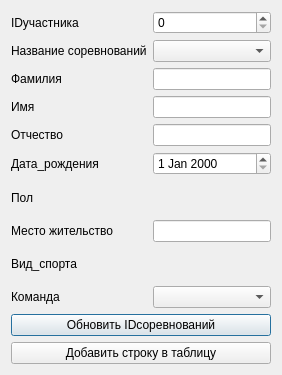
<?xml version="1.0" encoding="UTF-8"?>
<ui version="4.0">
 <class>dobavit_ucha</class>
 <widget class="QDialog" name="dobavit_ucha">
  <property name="geometry">
   <rect>
    <x>0</x>
    <y>0</y>
    <width>282</width>
    <height>375</height>
   </rect>
  </property>
  <property name="windowTitle">
   <string>Dialog</string>
  </property>
  <layout class="QGridLayout" name="gridLayout">
   <item row="1" column="1">
    <widget class="QComboBox" name="comboBox"/>
   </item>
   <item row="7" column="1">
    <widget class="QLineEdit" name="lineEdit_5"/>
   </item>
   <item row="8" column="0">
    <widget class="QLabel" name="label_9">
     <property name="text">
      <string>Вид_спорта</string>
     </property>
    </widget>
   </item>
   <item row="2" column="0">
    <widget class="QLabel" name="label_3">
     <property name="text">
      <string>Фамилия</string>
     </property>
    </widget>
   </item>
   <item row="1" column="0">
    <widget class="QLabel" name="label_2">
     <property name="text">
      <string>Название соревнований</string>
     </property>
    </widget>
   </item>
   <item row="6" column="0">
    <widget class="QLabel" name="label_7">
     <property name="text">
      <string>Пол</string>
     </property>
    </widget>
   </item>
   <item row="9" column="0">
    <widget class="QLabel" name="label_10">
     <property name="text">
      <string>Команда</string>
     </property>
    </widget>
   </item>
   <item row="4" column="1">
    <widget class="QLineEdit" name="lineEdit_3"/>
   </item>
   <item row="0" column="0">
    <widget class="QLabel" name="label">
     <property name="text">
      <string>IDучастника</string>
     </property>
    </widget>
   </item>
   <item row="5" column="1">
    <widget class="QDateEdit" name="dateEdit"/>
   </item>
   <item row="0" column="1">
    <widget class="QSpinBox" name="spinBox">
     <property name="maximum">
      <number>999999999</number>
     </property>
    </widget>
   </item>
   <item row="4" column="0">
    <widget class="QLabel" name="label_5">
     <property name="text">
      <string>Отчество</string>
     </property>
    </widget>
   </item>
   <item row="7" column="0">
    <widget class="QLabel" name="label_8">
     <property name="text">
      <string>Место жительство</string>
     </property>
    </widget>
   </item>
   <item row="2" column="1">
    <widget class="QLineEdit" name="lineEdit"/>
   </item>
   <item row="3" column="0">
    <widget class="QLabel" name="label_4">
     <property name="text">
      <string>Имя</string>
     </property>
    </widget>
   </item>
   <item row="10" column="0" colspan="2">
    <widget class="QPushButton" name="pushButton">
     <property name="text">
      <string>Обновить IDсоревнований</string>
     </property>
    </widget>
   </item>
   <item row="3" column="1">
    <widget class="QLineEdit" name="lineEdit_2"/>
   </item>
   <item row="5" column="0">
    <widget class="QLabel" name="label_6">
     <property name="text">
      <string>Дата_рождения</string>
     </property>
    </widget>
   </item>
   <item row="11" column="0" colspan="2">
    <widget class="QPushButton" name="pushButton_2">
     <property name="text">
      <string>Добавить строку в таблицу</string>
     </property>
    </widget>
   </item>
   <item row="8" column="1">
    <widget class="QLabel" name="label_11">
     <property name="text">
      <string/>
     </property>
    </widget>
   </item>
   <item row="6" column="1">
    <widget class="QLabel" name="label_13">
     <property name="text">
      <string/>
     </property>
    </widget>
   </item>
   <item row="9" column="1">
    <widget class="QComboBox" name="comboBox_2"/>
   </item>
  </layout>
 </widget>
 <resources/>
 <connections/>
</ui>
